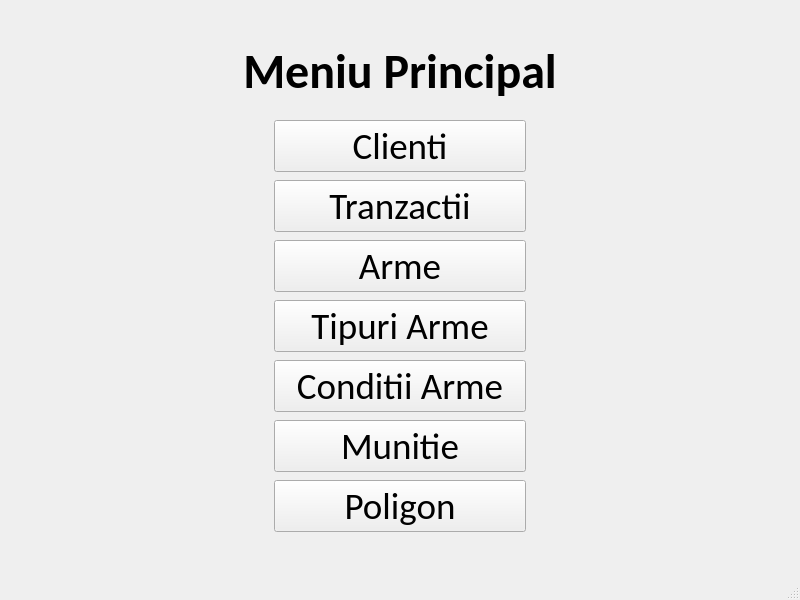
<?xml version="1.0" encoding="UTF-8"?>
<ui version="4.0">
 <class>MainWindow</class>
 <widget class="QMainWindow" name="MainWindow">
  <property name="geometry">
   <rect>
    <x>0</x>
    <y>0</y>
    <width>800</width>
    <height>600</height>
   </rect>
  </property>
  <property name="windowTitle">
   <string>MainWindow</string>
  </property>
  <widget class="QWidget" name="centralwidget">
   <widget class="QLabel" name="label">
    <property name="geometry">
     <rect>
      <x>234</x>
      <y>40</y>
      <width>332</width>
      <height>62</height>
     </rect>
    </property>
    <property name="font">
     <font>
      <family>Calibri</family>
      <pointsize>36</pointsize>
      <weight>75</weight>
      <bold>true</bold>
      <underline>false</underline>
     </font>
    </property>
    <property name="text">
     <string>Meniu Principal</string>
    </property>
    <property name="alignment">
     <set>Qt::AlignCenter</set>
    </property>
   </widget>
   <widget class="QPushButton" name="button_clienti">
    <property name="geometry">
     <rect>
      <x>274</x>
      <y>120</y>
      <width>252</width>
      <height>52</height>
     </rect>
    </property>
    <property name="font">
     <font>
      <family>Calibri</family>
      <pointsize>28</pointsize>
     </font>
    </property>
    <property name="text">
     <string>Clienti</string>
    </property>
   </widget>
   <widget class="QPushButton" name="button_tranzactii">
    <property name="geometry">
     <rect>
      <x>274</x>
      <y>180</y>
      <width>252</width>
      <height>52</height>
     </rect>
    </property>
    <property name="font">
     <font>
      <family>Calibri</family>
      <pointsize>28</pointsize>
     </font>
    </property>
    <property name="text">
     <string>Tranzactii</string>
    </property>
   </widget>
   <widget class="QPushButton" name="button_arme">
    <property name="geometry">
     <rect>
      <x>274</x>
      <y>240</y>
      <width>252</width>
      <height>52</height>
     </rect>
    </property>
    <property name="font">
     <font>
      <family>Calibri</family>
      <pointsize>28</pointsize>
     </font>
    </property>
    <property name="text">
     <string>Arme</string>
    </property>
   </widget>
   <widget class="QPushButton" name="button_tipuri">
    <property name="geometry">
     <rect>
      <x>274</x>
      <y>300</y>
      <width>252</width>
      <height>52</height>
     </rect>
    </property>
    <property name="font">
     <font>
      <family>Calibri</family>
      <pointsize>28</pointsize>
     </font>
    </property>
    <property name="text">
     <string>Tipuri Arme</string>
    </property>
   </widget>
   <widget class="QPushButton" name="button_conditii">
    <property name="geometry">
     <rect>
      <x>274</x>
      <y>360</y>
      <width>252</width>
      <height>52</height>
     </rect>
    </property>
    <property name="font">
     <font>
      <family>Calibri</family>
      <pointsize>28</pointsize>
     </font>
    </property>
    <property name="text">
     <string>Conditii Arme</string>
    </property>
   </widget>
   <widget class="QPushButton" name="button_munitie">
    <property name="geometry">
     <rect>
      <x>274</x>
      <y>420</y>
      <width>252</width>
      <height>52</height>
     </rect>
    </property>
    <property name="font">
     <font>
      <family>Calibri</family>
      <pointsize>28</pointsize>
     </font>
    </property>
    <property name="text">
     <string>Munitie</string>
    </property>
   </widget>
   <widget class="QPushButton" name="button_poligon">
    <property name="geometry">
     <rect>
      <x>274</x>
      <y>480</y>
      <width>252</width>
      <height>52</height>
     </rect>
    </property>
    <property name="font">
     <font>
      <family>Calibri</family>
      <pointsize>28</pointsize>
     </font>
    </property>
    <property name="text">
     <string>Poligon</string>
    </property>
   </widget>
  </widget>
  <widget class="QMenuBar" name="menubar">
   <property name="geometry">
    <rect>
     <x>0</x>
     <y>0</y>
     <width>800</width>
     <height>21</height>
    </rect>
   </property>
  </widget>
  <widget class="QStatusBar" name="statusbar"/>
 </widget>
 <resources/>
 <connections/>
</ui>
